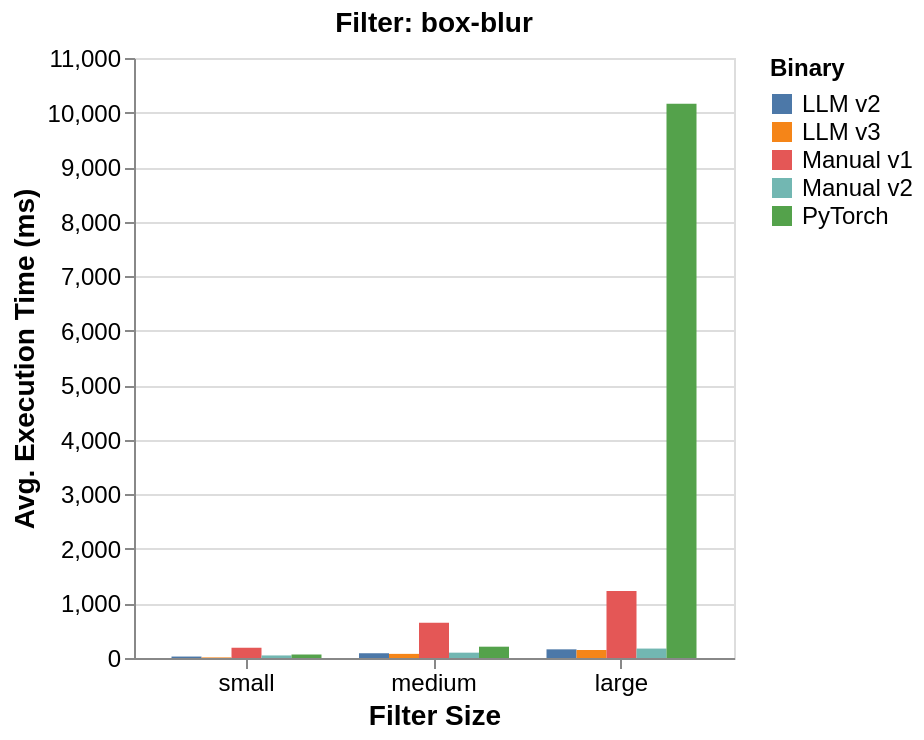
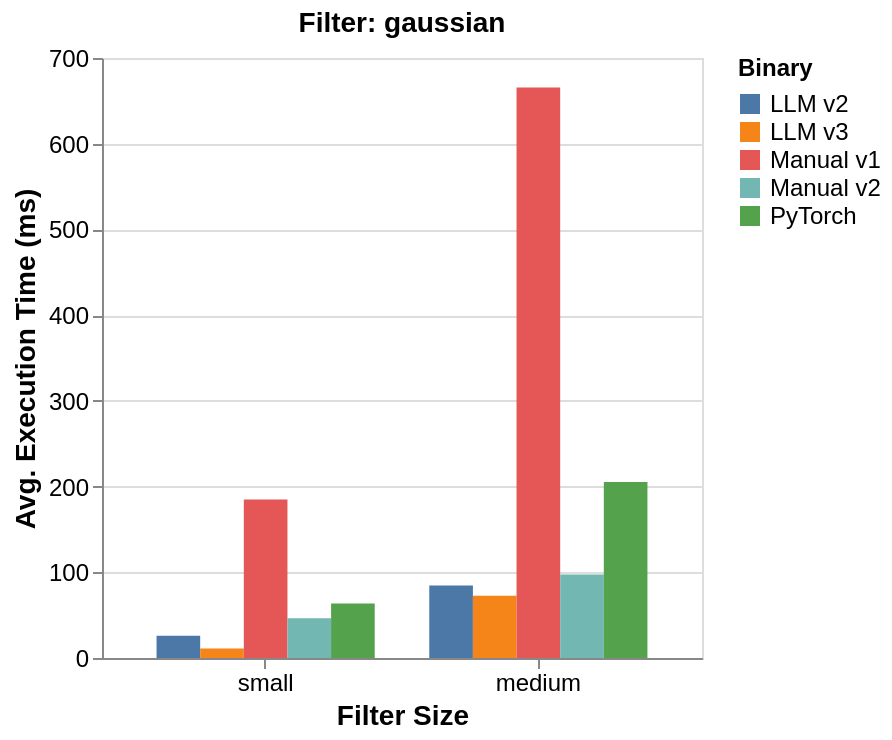
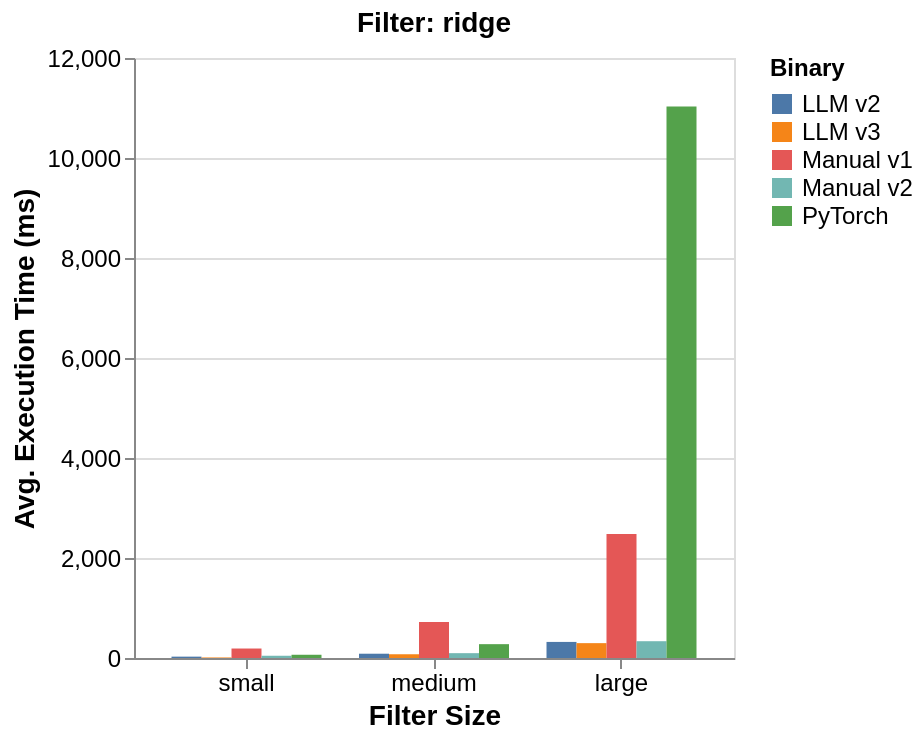
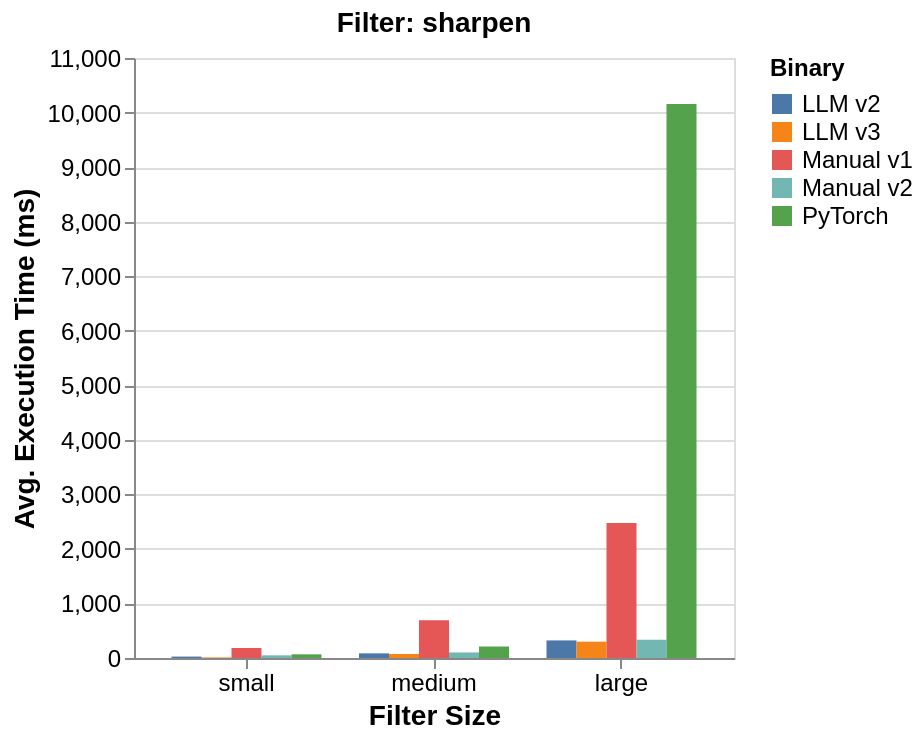

Notebook code cell kept with these figures, in order:
### Code cell
# Step 2: Create a separate chart for each filter
for f in df_grouped["filter"].unique():
    chart = alt.Chart(df_grouped[df_grouped["filter"] == f]).mark_bar().encode(
        x=alt.X("size:N", sort=["small", "medium", "large"], title="Filter Size"),
        y=alt.Y("time_seconds:Q", title="Avg. Execution Time (ms)"),
        color=alt.Color("binary:N", title="Binary"),
        xOffset="binary:N"
    ).properties(
        width=300,
        height=300,
        title=f"Filter: {f}"
    ).configure_view(
        stroke=None  # removes outer border
    ).configure_axis(
        labelFontSize=12,
        titleFontSize=14,
        labelAngle=0
    ).configure_legend(
        titleFontSize=12,
        labelFontSize=12
    ).configure_title(
        fontSize=14
    ).configure_view(
        continuousHeight=300,
        continuousWidth=300
    )

    chart.save(f"./plots/time_all/{f}.png", ppi=300)
    chart.show()

### Figure 1 — Vega-Lite specification as saved in the notebook (floating-point values rounded to 4 significant figures)
{"config": {"view": {"continuousWidth": 300, "continuousHeight": 300}, "axis": {"labelAngle": 0, "labelFontSize": 12, "titleFontSize": 14}, "legend": {"labelFontSize": 12, "titleFontSize": 12}, "title": {"fontSize": 14}}, "data": {"name": "data-416771fe7b2cfed9e6d88eb1c50dd34e"}, "mark": {"type": "bar"}, "encoding": {"color": {"field": "binary", "title": "Binary", "type": "nominal"}, "x": {"field": "size", "sort": ["small", "medium", "large"], "title": "Filter Size", "type": "nominal"}, "xOffset": {"field": "binary", "type": "nominal"}, "y": {"field": "time_seconds", "title": "Avg. Execution Time (ms)", "type": "quantitative"}}, "height": 300, "title": "Filter: box-blur", "width": 300, "$schema": "https://vega.github.io/schema/vega-lite/v5.20.1.json", "datasets": {"data-416771fe7b2cfed9e6d88eb1c50dd34e": [{"binary": "LLM v2", "filter": "box-blur", "size": "large", "memory_peak_bytes": 19240000.0, "memory_total_bytes": 19240000.0, "time_seconds": 158.8}, {"binary": "LLM v2", "filter": "box-blur", "size": "medium", "memory_peak_bytes": 19260000.0, "memory_total_bytes": 19260000.0, "time_seconds": 87.22}, {"binary": "LLM v2", "filter": "box-blur", "size": "small", "memory_peak_bytes": 19290000.0, "memory_total_bytes": 19290000.0, "time_seconds": 26.46}, {"binary": "LLM v3", "filter": "box-blur", "size": "large", "memory_peak_bytes": 19240000.0, "memory_total_bytes": 19240000.0, "time_seconds": 146.5}, {"binary": "LLM v3", "filter": "box-blur", "size": "medium", "memory_peak_bytes": 19260000.0, "memory_total_bytes": 19260000.0, "time_seconds": 75.64}, {"binary": "LLM v3", "filter": "box-blur", "size": "small", "memory_peak_bytes": 19290000.0, "memory_total_bytes": 19290000.0, "time_seconds": 10.64}, {"binary": "Manual v1", "filter": "box-blur", "size": "large", "memory_peak_bytes": 19240000.0, "memory_total_bytes": 19240000.0, "time_seconds": 1229.0}, {"binary": "Manual v1", "filter": "box-blur", "size": "medium", "memory_peak_bytes": 19260000.0, "memory_total_bytes": 19260000.0, "time_seconds": 645.0}, {"binary": "Manual v1", "filter": "box-blur", "size": "small", "memory_peak_bytes": 19290000.0, "memory_total_bytes": 19290000.0, "time_seconds": 188.1}, {"binary": "Manual v2", "filter": "box-blur", "size": "large", "memory_peak_bytes": 19240000.0, "memory_total_bytes": 19240000.0, "time_seconds": 172.9}, {"binary": "Manual v2", "filter": "box-blur", "size": "medium", "memory_peak_bytes": 19260000.0, "memory_total_bytes": 19260000.0, "time_seconds": 97.94}, {"binary": "Manual v2", "filter": "box-blur", "size": "small", "memory_peak_bytes": 19290000.0, "memory_total_bytes": 19290000.0, "time_seconds": 46.84}, {"binary": "PyTorch", "filter": "box-blur", "size": "large", "memory_peak_bytes": -18240000.0, "memory_total_bytes": -99860000.0, "time_seconds": 10160.0}, {"binary": "PyTorch", "filter": "box-blur", "size": "medium", "memory_peak_bytes": 49710000.0, "memory_total_bytes": 10030000.0, "time_seconds": 207.4}, {"binary": "PyTorch", "filter": "box-blur", "size": "small", "memory_peak_bytes": 51230000.0, "memory_total_bytes": 17990000.0, "time_seconds": 64.08}]}}

### Figure 2 — Vega-Lite specification as saved in the notebook (floating-point values rounded to 4 significant figures)
{"config": {"view": {"continuousWidth": 300, "continuousHeight": 300}, "axis": {"labelAngle": 0, "labelFontSize": 12, "titleFontSize": 14}, "legend": {"labelFontSize": 12, "titleFontSize": 12}, "title": {"fontSize": 14}}, "data": {"name": "data-dcba05084008431f34ff917ebe85765f"}, "mark": {"type": "bar"}, "encoding": {"color": {"field": "binary", "title": "Binary", "type": "nominal"}, "x": {"field": "size", "sort": ["small", "medium", "large"], "title": "Filter Size", "type": "nominal"}, "xOffset": {"field": "binary", "type": "nominal"}, "y": {"field": "time_seconds", "title": "Avg. Execution Time (ms)", "type": "quantitative"}}, "height": 300, "title": "Filter: gaussian", "width": 300, "$schema": "https://vega.github.io/schema/vega-lite/v5.20.1.json", "datasets": {"data-dcba05084008431f34ff917ebe85765f": [{"binary": "LLM v2", "filter": "gaussian", "size": "medium", "memory_peak_bytes": 19260000.0, "memory_total_bytes": 19260000.0, "time_seconds": 84.5}, {"binary": "LLM v2", "filter": "gaussian", "size": "small", "memory_peak_bytes": 19290000.0, "memory_total_bytes": 19290000.0, "time_seconds": 25.82}, {"binary": "LLM v3", "filter": "gaussian", "size": "medium", "memory_peak_bytes": 19260000.0, "memory_total_bytes": 19260000.0, "time_seconds": 72.54}, {"binary": "LLM v3", "filter": "gaussian", "size": "small", "memory_peak_bytes": 19290000.0, "memory_total_bytes": 19290000.0, "time_seconds": 10.94}, {"binary": "Manual v1", "filter": "gaussian", "size": "medium", "memory_peak_bytes": 19260000.0, "memory_total_bytes": 19260000.0, "time_seconds": 665.6}, {"binary": "Manual v1", "filter": "gaussian", "size": "small", "memory_peak_bytes": 19290000.0, "memory_total_bytes": 19290000.0, "time_seconds": 184.9}, {"binary": "Manual v2", "filter": "gaussian", "size": "medium", "memory_peak_bytes": 19260000.0, "memory_total_bytes": 19260000.0, "time_seconds": 97.54}, {"binary": "Manual v2", "filter": "gaussian", "size": "small", "memory_peak_bytes": 19290000.0, "memory_total_bytes": 19290000.0, "time_seconds": 46.46}, {"binary": "PyTorch", "filter": "gaussian", "size": "medium", "memory_peak_bytes": 45830000.0, "memory_total_bytes": 11750000.0, "time_seconds": 205.4}, {"binary": "PyTorch", "filter": "gaussian", "size": "small", "memory_peak_bytes": 51940000.0, "memory_total_bytes": 17820000.0, "time_seconds": 63.6}]}}

### Figure 3 — Vega-Lite specification as saved in the notebook (floating-point values rounded to 4 significant figures)
{"config": {"view": {"continuousWidth": 300, "continuousHeight": 300}, "axis": {"labelAngle": 0, "labelFontSize": 12, "titleFontSize": 14}, "legend": {"labelFontSize": 12, "titleFontSize": 12}, "title": {"fontSize": 14}}, "data": {"name": "data-be31a7fddfbc45fb363d2133f82c8e97"}, "mark": {"type": "bar"}, "encoding": {"color": {"field": "binary", "title": "Binary", "type": "nominal"}, "x": {"field": "size", "sort": ["small", "medium", "large"], "title": "Filter Size", "type": "nominal"}, "xOffset": {"field": "binary", "type": "nominal"}, "y": {"field": "time_seconds", "title": "Avg. Execution Time (ms)", "type": "quantitative"}}, "height": 300, "title": "Filter: ridge", "width": 300, "$schema": "https://vega.github.io/schema/vega-lite/v5.20.1.json", "datasets": {"data-be31a7fddfbc45fb363d2133f82c8e97": [{"binary": "LLM v2", "filter": "ridge", "size": "large", "memory_peak_bytes": 19210000.0, "memory_total_bytes": 19210000.0, "time_seconds": 321.6}, {"binary": "LLM v2", "filter": "ridge", "size": "medium", "memory_peak_bytes": 19260000.0, "memory_total_bytes": 19260000.0, "time_seconds": 85.68}, {"binary": "LLM v2", "filter": "ridge", "size": "small", "memory_peak_bytes": 19290000.0, "memory_total_bytes": 19290000.0, "time_seconds": 27.2}, {"binary": "LLM v3", "filter": "ridge", "size": "large", "memory_peak_bytes": 19210000.0, "memory_total_bytes": 19210000.0, "time_seconds": 297.1}, {"binary": "LLM v3", "filter": "ridge", "size": "medium", "memory_peak_bytes": 19260000.0, "memory_total_bytes": 19260000.0, "time_seconds": 74.94}, {"binary": "LLM v3", "filter": "ridge", "size": "small", "memory_peak_bytes": 19290000.0, "memory_total_bytes": 19290000.0, "time_seconds": 10.76}, {"binary": "Manual v1", "filter": "ridge", "size": "large", "memory_peak_bytes": 19210000.0, "memory_total_bytes": 19210000.0, "time_seconds": 2480.0}, {"binary": "Manual v1", "filter": "ridge", "size": "medium", "memory_peak_bytes": 19260000.0, "memory_total_bytes": 19260000.0, "time_seconds": 718.6}, {"binary": "Manual v1", "filter": "ridge", "size": "small", "memory_peak_bytes": 19290000.0, "memory_total_bytes": 19290000.0, "time_seconds": 189.6}, {"binary": "Manual v2", "filter": "ridge", "size": "large", "memory_peak_bytes": 19210000.0, "memory_total_bytes": 19210000.0, "time_seconds": 335.9}, {"binary": "Manual v2", "filter": "ridge", "size": "medium", "memory_peak_bytes": 19260000.0, "memory_total_bytes": 19260000.0, "time_seconds": 96.78}, {"binary": "Manual v2", "filter": "ridge", "size": "small", "memory_peak_bytes": 19290000.0, "memory_total_bytes": 19290000.0, "time_seconds": 44.96}, {"binary": "PyTorch", "filter": "ridge", "size": "large", "memory_peak_bytes": -15050000.0, "memory_total_bytes": -100300000.0, "time_seconds": 11030.0}, {"binary": "PyTorch", "filter": "ridge", "size": "medium", "memory_peak_bytes": 57930000.0, "memory_total_bytes": 950800.0, "time_seconds": 276.8}, {"binary": "PyTorch", "filter": "ridge", "size": "small", "memory_peak_bytes": 58910000.0, "memory_total_bytes": 19390000.0, "time_seconds": 64.81}]}}

### Figure 4 — Vega-Lite specification as saved in the notebook (floating-point values rounded to 4 significant figures)
{"config": {"view": {"continuousWidth": 300, "continuousHeight": 300}, "axis": {"labelAngle": 0, "labelFontSize": 12, "titleFontSize": 14}, "legend": {"labelFontSize": 12, "titleFontSize": 12}, "title": {"fontSize": 14}}, "data": {"name": "data-32b061ef0cac3af7a4010cceccdbc6ec"}, "mark": {"type": "bar"}, "encoding": {"color": {"field": "binary", "title": "Binary", "type": "nominal"}, "x": {"field": "size", "sort": ["small", "medium", "large"], "title": "Filter Size", "type": "nominal"}, "xOffset": {"field": "binary", "type": "nominal"}, "y": {"field": "time_seconds", "title": "Avg. Execution Time (ms)", "type": "quantitative"}}, "height": 300, "title": "Filter: sharpen", "width": 300, "$schema": "https://vega.github.io/schema/vega-lite/v5.20.1.json", "datasets": {"data-32b061ef0cac3af7a4010cceccdbc6ec": [{"binary": "LLM v2", "filter": "sharpen", "size": "large", "memory_peak_bytes": 19210000.0, "memory_total_bytes": 19210000.0, "time_seconds": 322.4}, {"binary": "LLM v2", "filter": "sharpen", "size": "medium", "memory_peak_bytes": 19260000.0, "memory_total_bytes": 19260000.0, "time_seconds": 85.22}, {"binary": "LLM v2", "filter": "sharpen", "size": "small", "memory_peak_bytes": 19290000.0, "memory_total_bytes": 19290000.0, "time_seconds": 25.74}, {"binary": "LLM v3", "filter": "sharpen", "size": "large", "memory_peak_bytes": 19210000.0, "memory_total_bytes": 19210000.0, "time_seconds": 299.2}, {"binary": "LLM v3", "filter": "sharpen", "size": "medium", "memory_peak_bytes": 19260000.0, "memory_total_bytes": 19260000.0, "time_seconds": 72.96}, {"binary": "LLM v3", "filter": "sharpen", "size": "small", "memory_peak_bytes": 19290000.0, "memory_total_bytes": 19290000.0, "time_seconds": 10.76}, {"binary": "Manual v1", "filter": "sharpen", "size": "large", "memory_peak_bytes": 19210000.0, "memory_total_bytes": 19210000.0, "time_seconds": 2475.0}, {"binary": "Manual v1", "filter": "sharpen", "size": "medium", "memory_peak_bytes": 19260000.0, "memory_total_bytes": 19260000.0, "time_seconds": 692.0}, {"binary": "Manual v1", "filter": "sharpen", "size": "small", "memory_peak_bytes": 19290000.0, "memory_total_bytes": 19290000.0, "time_seconds": 183.4}, {"binary": "Manual v2", "filter": "sharpen", "size": "large", "memory_peak_bytes": 19210000.0, "memory_total_bytes": 19210000.0, "time_seconds": 334.8}, {"binary": "Manual v2", "filter": "sharpen", "size": "medium", "memory_peak_bytes": 19260000.0, "memory_total_bytes": 19260000.0, "time_seconds": 101.8}, {"binary": "Manual v2", "filter": "sharpen", "size": "small", "memory_peak_bytes": 19290000.0, "memory_total_bytes": 19290000.0, "time_seconds": 48.54}, {"binary": "PyTorch", "filter": "sharpen", "size": "large", "memory_peak_bytes": -15370000.0, "memory_total_bytes": -98630000.0, "time_seconds": 10150.0}, {"binary": "PyTorch", "filter": "sharpen", "size": "medium", "memory_peak_bytes": 44520000.0, "memory_total_bytes": 11620000.0, "time_seconds": 210.6}, {"binary": "PyTorch", "filter": "sharpen", "size": "small", "memory_peak_bytes": 52120000.0, "memory_total_bytes": 18080000.0, "time_seconds": 67.46}]}}
